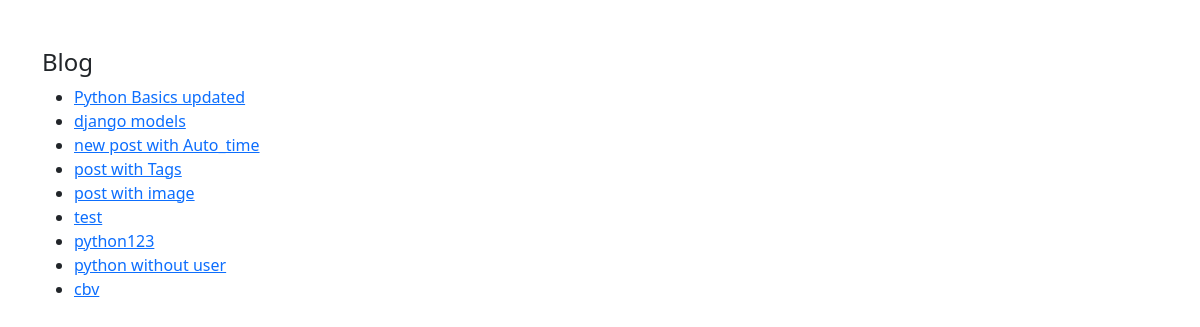
The app's page /posts/, older data.
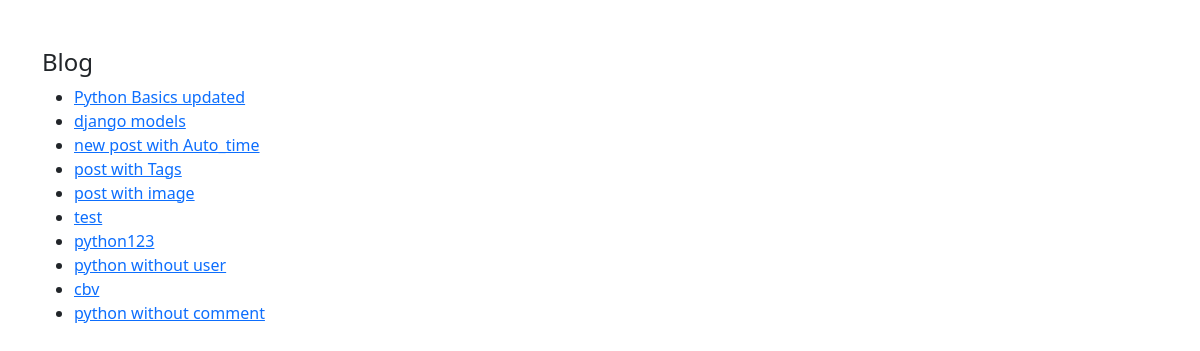
The same page, newer data.
### posts/models.py (models this page shows)
class Post(models.Model):
    author = models.ForeignKey(User,related_name='post_author',on_delete=models.CASCADE)
    title = models.CharField(max_length=100)
    content = models.TextField(max_length=20000)
    draft = models.BooleanField(default=True)
    publish_date = models.DateTimeField(default=timezone.now)
    tags = TaggableManager()
    image = models.ImageField(upload_to='post',null=True,blank=True)
    category =models.ForeignKey(Category,related_name='post_category',on_delete=models.SET_NULL,null=True)
    def __str__(self):
        return self.title

### posts/views.py (the view)
# urls.py: path('posts/',post_list),
def post_list(request):
    data = Post.objects.all()
    context = {
        'object_list' : data
    }
    return render(request,'posts/post_list.html',context)

### posts/templates/posts/post_list.html (shortened to what this page needs)
<!doctype html>
<html lang="en">
  <head>
    <link href="https://cdn.jsdelivr.net/npm/bootstrap@5.0.2/dist/css/bootstrap.min.css" rel="stylesheet">
  </head>
  <body>
    <div class ="container mt-5">
      <h4 class = "mt-3">Blog</h4>
        <ul>
        {% for post in object_list %}
            <li><a href = "/posts/{{post.id}}">{{post}}</a></li>
            {% endfor %}
        </ul>
      </div>
    </body>
</html>

Row changes from the older to the newer data that the page shows:
added Post: title "python without comment"
